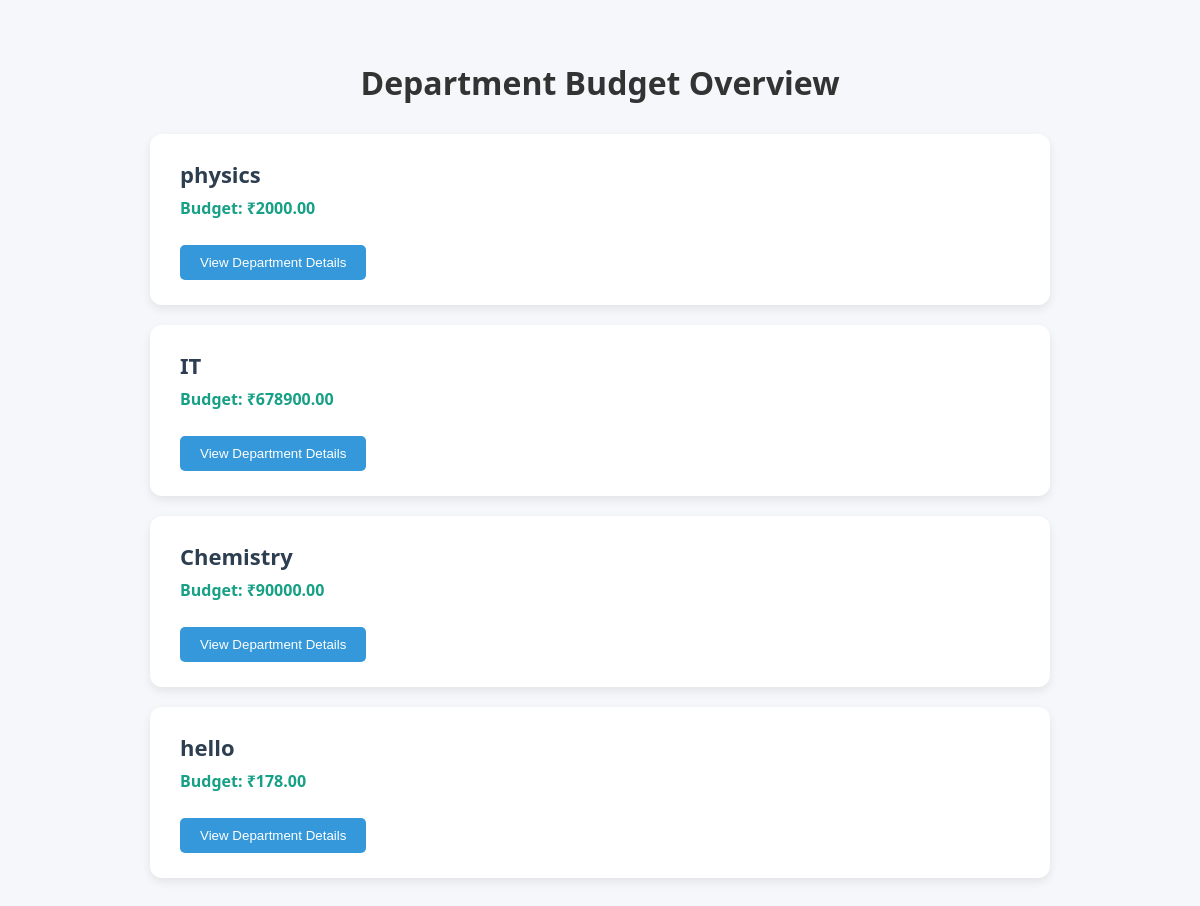
/view_departments/, run on the app's committed database.
### core/models.py (models this page shows, shortened)
class Department(models.Model):
    name = models.CharField(max_length=100)
    budget = models.DecimalField(max_digits=12, decimal_places=2)

### core/views.py (the view)
# urls.py: path('view_departments/', views.view_departments, name='view_departments'),
def view_departments(request):
    departments = Department.objects.all()
    context = {
        'departments': departments
    }
    return render(request, 'departments.html', context)

### core/templates/departments.html (shortened to what this page needs)
<!DOCTYPE html>
<html lang="en">
<head>
</head>
<body>
  <h1>Department Budget Overview</h1>
  <div class="container">
    {% for department in departments %}
      <div class="card">
        <h2>{{ department.name }}</h2>
        <p class="budget">Budget: ₹{{ department.budget }}</p>
        <a href="{% url 'department_details' dep_id=department.id %}">
          <button class="button">View Department Details</button>
        </a>
      </div>
    {% endfor %}
  </div>
</body>
</html>

### core/templates/departments.html (style rules this page uses)
body { font-family: 'Segoe UI', Tahoma, Geneva, Verdana, sans-serif; background: #f5f7fa; margin: 0; padding: 40px; }
h1 { text-align: center; color: #333; margin-bottom: 30px; }
.container { max-width: 900px; margin: 0 auto; }
.card { background: #fff; border-radius: 12px; box-shadow: 0 4px 10px rgba(0, 0, 0, 0.08); padding: 25px 30px; margin-bottom: 20px; transition: transform 0.2s ease; }
.card h2 { font-size: 22px; color: #2c3e50; margin: 0; }
.budget { color: #16a085; font-weight: bold; margin-top: 8px; }
.button { padding: 10px 20px; background-color: #3498db; color: white; border: none; border-radius: 5px; cursor: pointer; margin-top: 10px; }

### data on the page
Department: name "physics", budget "2000.00"
Department: name "IT", budget "678900.00"
Department: name "Chemistry", budget "90000.00"
Department: name "hello", budget "178.00"
